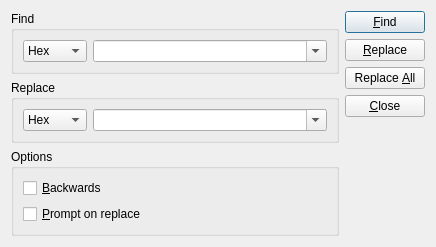
<?xml version="1.0" encoding="UTF-8"?>
<ui version="4.0">
 <class>SearchDialog</class>
 <widget class="QDialog" name="SearchDialog">
  <property name="geometry">
   <rect>
    <x>0</x>
    <y>0</y>
    <width>436</width>
    <height>223</height>
   </rect>
  </property>
  <property name="windowTitle">
   <string>HexEdit - Find/Replace</string>
  </property>
  <layout class="QHBoxLayout" name="horizontalLayout_3">
   <item>
    <layout class="QVBoxLayout" name="verticalLayout_2">
     <item>
      <widget class="QGroupBox" name="gbFind">
       <property name="title">
        <string>Find</string>
       </property>
       <layout class="QHBoxLayout" name="horizontalLayout">
        <item>
         <widget class="QComboBox" name="cbFindFormat">
          <item>
           <property name="text">
            <string>Hex</string>
           </property>
          </item>
          <item>
           <property name="text">
            <string>UTF-8</string>
           </property>
          </item>
         </widget>
        </item>
        <item>
         <widget class="QComboBox" name="cbFind">
          <property name="sizePolicy">
           <sizepolicy hsizetype="Expanding" vsizetype="Fixed">
            <horstretch>0</horstretch>
            <verstretch>0</verstretch>
           </sizepolicy>
          </property>
          <property name="editable">
           <bool>true</bool>
          </property>
         </widget>
        </item>
       </layout>
      </widget>
     </item>
     <item>
      <widget class="QGroupBox" name="gbReplace">
       <property name="title">
        <string>Replace</string>
       </property>
       <layout class="QHBoxLayout" name="horizontalLayout_2">
        <item>
         <widget class="QComboBox" name="cbReplaceFormat">
          <item>
           <property name="text">
            <string>Hex</string>
           </property>
          </item>
          <item>
           <property name="text">
            <string>UTF-8</string>
           </property>
          </item>
         </widget>
        </item>
        <item>
         <widget class="QComboBox" name="cbReplace">
          <property name="sizePolicy">
           <sizepolicy hsizetype="Expanding" vsizetype="Fixed">
            <horstretch>0</horstretch>
            <verstretch>0</verstretch>
           </sizepolicy>
          </property>
          <property name="editable">
           <bool>true</bool>
          </property>
         </widget>
        </item>
       </layout>
      </widget>
     </item>
     <item>
      <widget class="QGroupBox" name="gbOptions">
       <property name="title">
        <string>Options</string>
       </property>
       <layout class="QVBoxLayout" name="verticalLayout_3">
        <item>
         <widget class="QCheckBox" name="cbBackwards">
          <property name="text">
           <string>&amp;Backwards</string>
          </property>
         </widget>
        </item>
        <item>
         <widget class="QCheckBox" name="cbPrompt">
          <property name="text">
           <string>&amp;Prompt on replace</string>
          </property>
         </widget>
        </item>
       </layout>
      </widget>
     </item>
    </layout>
   </item>
   <item>
    <layout class="QVBoxLayout" name="verticalLayout">
     <item>
      <widget class="QPushButton" name="pbFind">
       <property name="text">
        <string>&amp;Find</string>
       </property>
       <property name="shortcut">
        <string>F3</string>
       </property>
       <property name="default">
        <bool>true</bool>
       </property>
      </widget>
     </item>
     <item>
      <widget class="QPushButton" name="pbReplace">
       <property name="text">
        <string>&amp;Replace</string>
       </property>
      </widget>
     </item>
     <item>
      <widget class="QPushButton" name="pbReplaceAll">
       <property name="text">
        <string>Replace &amp;All</string>
       </property>
      </widget>
     </item>
     <item>
      <widget class="QPushButton" name="pbCancel">
       <property name="text">
        <string>&amp;Close</string>
       </property>
      </widget>
     </item>
     <item>
      <spacer name="verticalSpacer">
       <property name="orientation">
        <enum>Qt::Vertical</enum>
       </property>
       <property name="sizeHint" stdset="0">
        <size>
         <width>20</width>
         <height>40</height>
        </size>
       </property>
      </spacer>
     </item>
    </layout>
   </item>
  </layout>
 </widget>
 <tabstops>
  <tabstop>cbFind</tabstop>
  <tabstop>cbReplace</tabstop>
  <tabstop>cbFindFormat</tabstop>
  <tabstop>cbReplaceFormat</tabstop>
  <tabstop>cbBackwards</tabstop>
  <tabstop>cbPrompt</tabstop>
  <tabstop>pbFind</tabstop>
  <tabstop>pbReplace</tabstop>
  <tabstop>pbReplaceAll</tabstop>
  <tabstop>pbCancel</tabstop>
 </tabstops>
 <resources/>
 <connections>
  <connection>
   <sender>pbCancel</sender>
   <signal>clicked()</signal>
   <receiver>SearchDialog</receiver>
   <slot>hide()</slot>
   <hints>
    <hint type="sourcelabel">
     <x>360</x>
     <y>134</y>
    </hint>
    <hint type="destinationlabel">
     <x>364</x>
     <y>162</y>
    </hint>
   </hints>
  </connection>
 </connections>
</ui>
